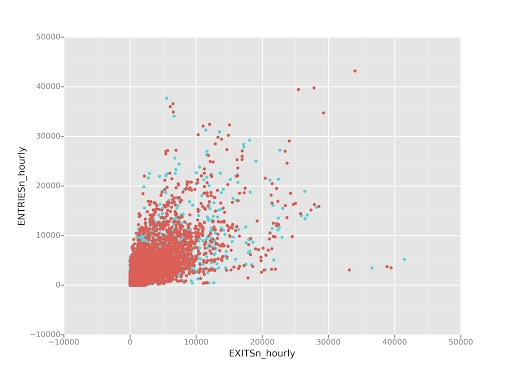

This chart was generated by the following Python code:
from pandas import *
from ggplot import *

def plot_weather_data(turnstile_weather):
    '''
    You are passed in a dataframe called turnstile_weather. 
    Use turnstile_weather along with ggplot to make a data visualization
    focused on the MTA and weather data we used in assignment #3.  
    You should feel free to implement something that we discussed in class 
    (e.g., scatterplots, line plots, or histograms) or attempt to implement
    something more advanced if you'd like.  

    Here are some suggestions for things to investigate and illustrate:
     * Ridership by time of day or day of week
     * How ridership varies based on Subway station
     * Which stations have more exits or entries at different times of day

    If you'd like to learn more about ggplot and its capabilities, take
    a look at the documentation at:
    https://pypi.python.org/pypi/ggplot/
     
    You can check out:
    https://www.dropbox.com/s/meyki2wl9xfa7yk/turnstile_data_master_with_weather.csv
     
    To see all the columns and data points included in the turnstile_weather 
    dataframe. 
     
    However, due to the limitation of our Amazon EC2 server, we are giving you a random
    subset, about 1/3 of the actual data in the turnstile_weather dataframe.
    '''

    plot=ggplot(turnstile_weather,aes(x='EXITSn_hourly',y='ENTRIESn_hourly', color='rain'))+geom_point()
    print plot
    return plot

turnstile_weather=pandas.read_csv("C:/move - bwlee/Data Analysis/Nano/Intro to Data Science/project/code/turnstile_data_master_with_weather.csv")
plot_weather_data(turnstile_weather)
